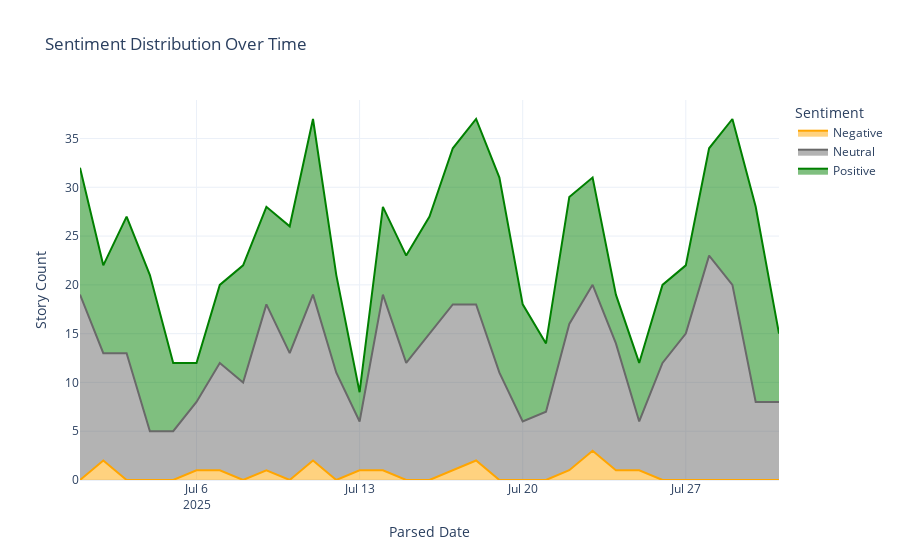

The notebook cell saved with this chart:
### Code cell
# ---------------------------------------------
# Challenge 3: Sentiment Trends (Optimized for Large Datasets)
# ---------------------------------------------
# This cell visualizes sentiment distribution over time, using efficient filtering and aggregation.
# Optimization: Vectorized groupby, memory management.

# Use the cleaned DataFrame for all analysis
df = df_final

# 1. Efficient Filtering: Only keep stories with valid dates and sentiment
df_sentiment_trend = df[df['Parsed Date'].notnull() & df['Sentiment'].notnull()]

sentiment_daily = df_sentiment_trend.groupby(['Parsed Date', 'Sentiment']).size().unstack(fill_value=0)
# Standardize colors for sentiment
# Define color mapping for matplotlib and plotly
sentiment_colors = {'Positive': 'green', 'Neutral': 'dimgray', 'Negative': 'orange'}

# Order: Negative at bottom, then Neutral, then Positive
sentiment_order = [s for s in ['Negative', 'Neutral', 'Positive'] if s in sentiment_daily.columns]
sentiment_daily = sentiment_daily[sentiment_order]

# Matplotlib area plot with standardized colors
sentiment_daily.plot.area(figsize=(12,6), color=[sentiment_colors.get(s, 'gray') for s in sentiment_daily.columns], alpha=0.7)
plt.title('Sentiment Distribution Over Time')
plt.xlabel('Date')
plt.ylabel('Story Count')
plt.legend(title='Sentiment')
plt.tight_layout()
plt.show()

import plotly.express as px
# Plotly area plot with standardized colors
fig = px.area(sentiment_daily, x=sentiment_daily.index, y=sentiment_daily.columns,
              title='Sentiment Distribution Over Time',
              labels={'value': 'Story Count', 'variable': 'Sentiment'},
              color_discrete_map=sentiment_colors)
fig.update_layout(template='plotly_white')
fig.show()

# Memory usage monitoring and cleanup
import sys
print(f"Memory usage (MB): {sys.getsizeof(df_sentiment_trend) / 1e6:.2f}")
del df_sentiment_trend

### Figure 1 — Plotly figure (JSON) as saved in the notebook; plotly's stock layout.template omitted (floating-point values rounded to 4 significant figures)
{"data": [{"fillpattern": {"shape": ""}, "hovertemplate": "Sentiment=Negative<br>Parsed Date=%{x}<br>Story Count=%{y}<extra></extra>", "legendgroup": "Negative", "line": {"color": "orange"}, "marker": {"symbol": "circle"}, "mode": "lines", "name": "Negative", "orientation": "v", "showlegend": true, "stackgroup": "1", "type": "scatter", "x": ["2025-07-01T00:00:00.000000000", "2025-07-02T00:00:00.000000000", "2025-07-03T00:00:00.000000000", "2025-07-04T00:00:00.000000000", "2025-07-05T00:00:00.000000000", "2025-07-06T00:00:00.000000000", "2025-07-07T00:00:00.000000000", "2025-07-08T00:00:00.000000000", "2025-07-09T00:00:00.000000000", "2025-07-10T00:00:00.000000000", "2025-07-11T00:00:00.000000000", "2025-07-12T00:00:00.000000000", "2025-07-13T00:00:00.000000000", "2025-07-14T00:00:00.000000000", "2025-07-15T00:00:00.000000000", "2025-07-16T00:00:00.000000000", "2025-07-17T00:00:00.000000000", "2025-07-18T00:00:00.000000000", "2025-07-19T00:00:00.000000000", "2025-07-20T00:00:00.000000000", "2025-07-21T00:00:00.000000000", "2025-07-22T00:00:00.000000000", "2025-07-23T00:00:00.000000000", "2025-07-24T00:00:00.000000000", "2025-07-25T00:00:00.000000000", "2025-07-26T00:00:00.000000000", "2025-07-27T00:00:00.000000000", "2025-07-28T00:00:00.000000000", "2025-07-29T00:00:00.000000000", "2025-07-30T00:00:00.000000000", "2025-07-31T00:00:00.000000000"], "xaxis": "x", "y": [0, 2, 0, 0, 0, 1, 1, 0, 1, 0, 2, 0, 1, 1, 0, 0, 1, 2, 0, 0, 0, 1, 3, 1, 1, 0, 0, 0, 0, 0, 0], "yaxis": "y"}, {"fillpattern": {"shape": ""}, "hovertemplate": "Sentiment=Neutral<br>Parsed Date=%{x}<br>Story Count=%{y}<extra></extra>", "legendgroup": "Neutral", "line": {"color": "dimgray"}, "marker": {"symbol": "circle"}, "mode": "lines", "name": "Neutral", "orientation": "v", "showlegend": true, "stackgroup": "1", "type": "scatter", "x": ["2025-07-01T00:00:00.000000000", "2025-07-02T00:00:00.000000000", "2025-07-03T00:00:00.000000000", "2025-07-04T00:00:00.000000000", "2025-07-05T00:00:00.000000000", "2025-07-06T00:00:00.000000000", "2025-07-07T00:00:00.000000000", "2025-07-08T00:00:00.000000000", "2025-07-09T00:00:00.000000000", "2025-07-10T00:00:00.000000000", "2025-07-11T00:00:00.000000000", "2025-07-12T00:00:00.000000000", "2025-07-13T00:00:00.000000000", "2025-07-14T00:00:00.000000000", "2025-07-15T00:00:00.000000000", "2025-07-16T00:00:00.000000000", "2025-07-17T00:00:00.000000000", "2025-07-18T00:00:00.000000000", "2025-07-19T00:00:00.000000000", "2025-07-20T00:00:00.000000000", "2025-07-21T00:00:00.000000000", "2025-07-22T00:00:00.000000000", "2025-07-23T00:00:00.000000000", "2025-07-24T00:00:00.000000000", "2025-07-25T00:00:00.000000000", "2025-07-26T00:00:00.000000000", "2025-07-27T00:00:00.000000000", "2025-07-28T00:00:00.000000000", "2025-07-29T00:00:00.000000000", "2025-07-30T00:00:00.000000000", "2025-07-31T00:00:00.000000000"], "xaxis": "x", "y": [19, 11, 13, 5, 5, 7, 11, 10, 17, 13, 17, 11, 5, 18, 12, 15, 17, 16, 11, 6, 7, 15, 17, 13, 5, 12, 15, 23, 20, 8, 8], "yaxis": "y"}, {"fillpattern": {"shape": ""}, "hovertemplate": "Sentiment=Positive<br>Parsed Date=%{x}<br>Story Count=%{y}<extra></extra>", "legendgroup": "Positive", "line": {"color": "green"}, "marker": {"symbol": "circle"}, "mode": "lines", "name": "Positive", "orientation": "v", "showlegend": true, "stackgroup": "1", "type": "scatter", "x": ["2025-07-01T00:00:00.000000000", "2025-07-02T00:00:00.000000000", "2025-07-03T00:00:00.000000000", "2025-07-04T00:00:00.000000000", "2025-07-05T00:00:00.000000000", "2025-07-06T00:00:00.000000000", "2025-07-07T00:00:00.000000000", "2025-07-08T00:00:00.000000000", "2025-07-09T00:00:00.000000000", "2025-07-10T00:00:00.000000000", "2025-07-11T00:00:00.000000000", "2025-07-12T00:00:00.000000000", "2025-07-13T00:00:00.000000000", "2025-07-14T00:00:00.000000000", "2025-07-15T00:00:00.000000000", "2025-07-16T00:00:00.000000000", "2025-07-17T00:00:00.000000000", "2025-07-18T00:00:00.000000000", "2025-07-19T00:00:00.000000000", "2025-07-20T00:00:00.000000000", "2025-07-21T00:00:00.000000000", "2025-07-22T00:00:00.000000000", "2025-07-23T00:00:00.000000000", "2025-07-24T00:00:00.000000000", "2025-07-25T00:00:00.000000000", "2025-07-26T00:00:00.000000000", "2025-07-27T00:00:00.000000000", "2025-07-28T00:00:00.000000000", "2025-07-29T00:00:00.000000000", "2025-07-30T00:00:00.000000000", "2025-07-31T00:00:00.000000000"], "xaxis": "x", "y": [13, 9, 14, 16, 7, 4, 8, 12, 10, 13, 18, 10, 3, 9, 11, 12, 16, 19, 20, 12, 7, 13, 11, 5, 6, 8, 7, 11, 17, 20, 7], "yaxis": "y"}], "layout": {"legend": {"title": {"text": "Sentiment"}, "tracegroupgap": 0}, "title": {"text": "Sentiment Distribution Over Time"}, "xaxis": {"anchor": "y", "domain": [0, 1], "title": {"text": "Parsed Date"}}, "yaxis": {"anchor": "x", "domain": [0, 1], "title": {"text": "Story Count"}}}}
